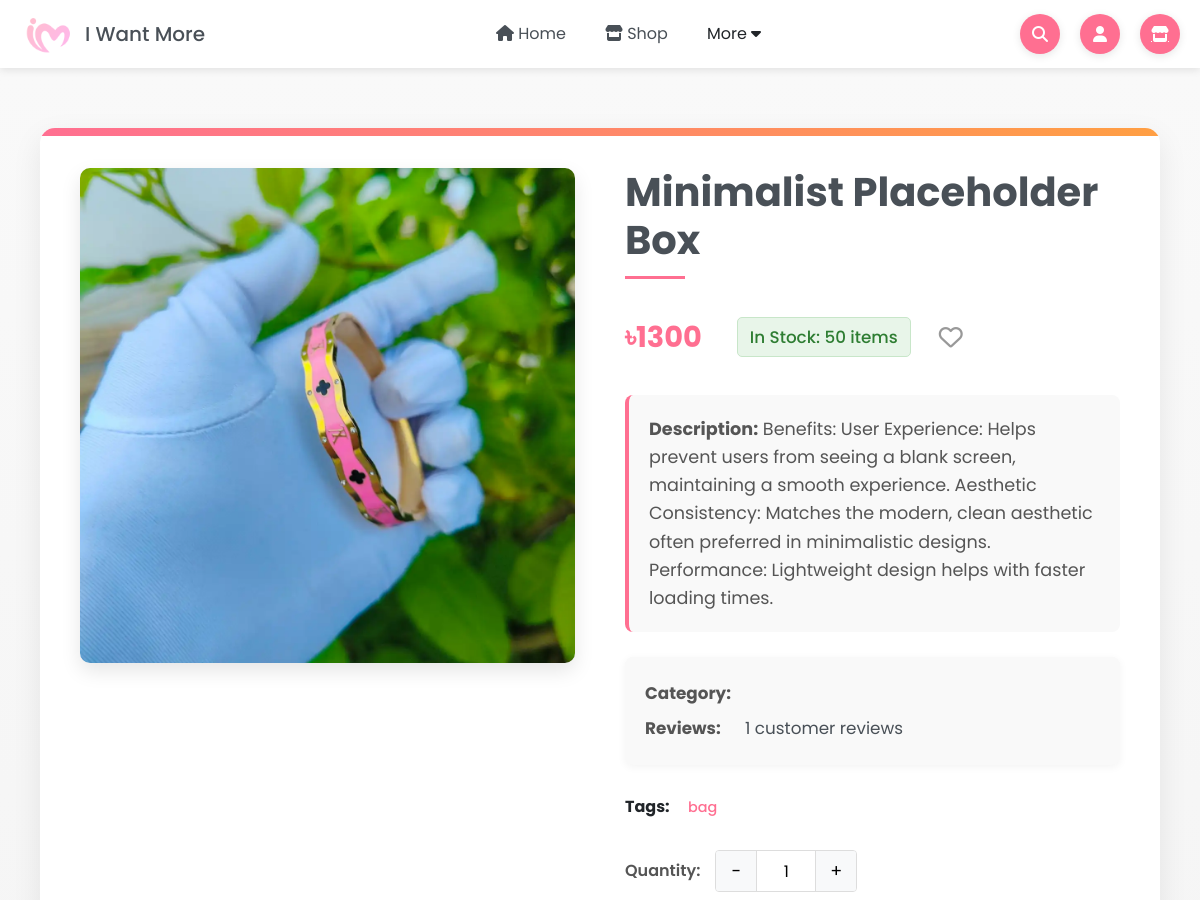
The page /product/minimalist-placeholder-box/ (upper part) on the database as committed earlier.
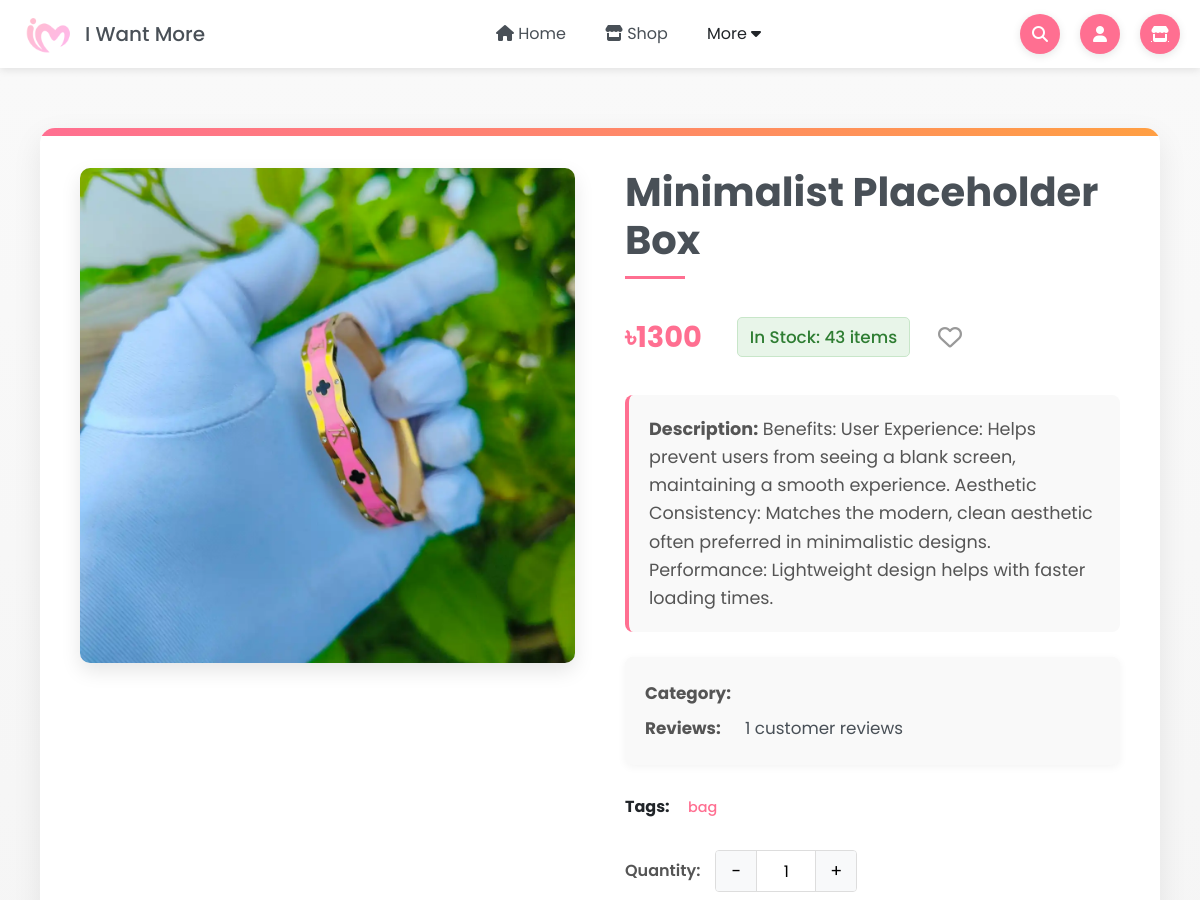
The same page on the database as committed later.
### iwm/models.py (models this page shows, shortened)
class Product(models.Model):
    name = models.CharField(max_length=255)
    slug = models.SlugField(unique=True, blank=True)
    description = models.TextField()
    price = models.PositiveIntegerField()
    discount_price = models.PositiveIntegerField(null=True, blank=True)
    image = models.ImageField(upload_to='product_images/')
    stock = models.PositiveIntegerField(default=0)
    created_at = models.DateTimeField(auto_now_add=True)
    tags = models.ManyToManyField('Tag', related_name="products")
    category = models.ForeignKey('Category', on_delete=models.SET_NULL, null=True, editable=False, related_name='products')
    subcategory = models.ForeignKey('SubCategory', on_delete=models.SET_NULL, null=True, related_name='products')
    is_featured = models.BooleanField(default=False)
    feature_reason = models.ForeignKey('FeatureReason', on_delete=models.SET_NULL, null=True, blank=True, related_name='featured_products')
    color = models.ForeignKey(Color, on_delete=models.SET_NULL, null=True, blank=True)
    size = models.ForeignKey(Size, on_delete=models.SET_NULL, null=True, blank=True)
    brand = models.ForeignKey(Brand, on_delete=models.SET_NULL, null=True, blank=True)
    meta_title = models.CharField(max_length=255, blank=True, null=True, help_text="SEO Meta Title")
    meta_description = models.TextField(blank=True, null=True, help_text="SEO Meta Description")

### iwm/views.py (the view)
# urls.py: path('product/<slug:slug>/', views.product_detail, name='product_detail'),
def product_detail(request, slug):
    product = get_object_or_404(Product, slug=slug)
    related_by_category = Product.objects.filter(category=product.category).exclude(id=product.id)
    product_tags = product.tags.all()
    related_by_tags = Product.objects.filter(tags__in=product_tags).exclude(id=product.id).distinct()
    related_products = list(related_by_category)
    for item in related_by_tags:
        if item not in related_products:
            related_products.append(item)
    related_products = related_products[:4]
    context = {
        'product': product,
        'related_products': related_products
    }
    return render(request, 'product.html', context)

### iwm/templates/product.html (shortened to what this page needs)
{% extends 'base.html' %}
{% load static %}
{% block head %}
    <link rel="stylesheet" href="{% static 'css/product.css' %}">
{% endblock head %}
{% block content %}
<section class="product-detail">
    <div class="product-container">
        <div class="product-image">
            <img src="{{ product.image.url }}" alt="{{ product.name }}">
        </div>
        <div class="product-info">
            <h1>{{ product.name }}</h1>
            <div class="price-stock-container">
                <p class="price">৳{{ product.price }}</p>
                <p class="stock">In Stock: {{ product.stock }} items</p>
                <button class="wishlist-toggle" id="wishlistToggle" title="Add to Wishlist" data-product-id="{{ product.id }}" data-product-name="{{ product.name }}" data-product-price="{{ product.price }}" data-product-image="{{ product.image.url }}">
                    <i class="fa-heart" id="wishlistIcon"></i>
                </button>
            </div>
            <p class="description"><strong>Description:</strong> {{ product.description }}</p>
            <div class="product-meta">
                <p><strong>Category:</strong> {{ product.category.name }}</p>
                <p><strong>Reviews:</strong> {{ product.reviews.count }} customer reviews</p>
            </div>
            <div class="tags">
                <strong>Tags:</strong>
                {% for tag in product.tags.all %}
                    <a href="/search/?min_price=&max_price=&q={{ tag.name }}">{{ tag.name }}</a>
                {% empty %}
                    <span class="no-tags">No tags available</span>
                {% endfor %}
            </div>
            <div class="product-actions">
                <div class="quantity-selector">
                    <label for="quantity">Quantity:</label>
                    <div class="quantity-control">
                        <button id="quantityMinus" class="quantity-btn">-</button>
                        <input type="number" id="quantity" name="quantity" value="1" min="1" max="{{ product.stock }}">
                        <button id="quantityPlus" class="quantity-btn">+</button>
                    </div>
                </div>
            </div>
        </div>
    </div>
</section>
{% endblock %}

Rows that differ between the two databases and show on the page:
changed Product "Minimalist Placeholder Box": stock "50" → "43"
